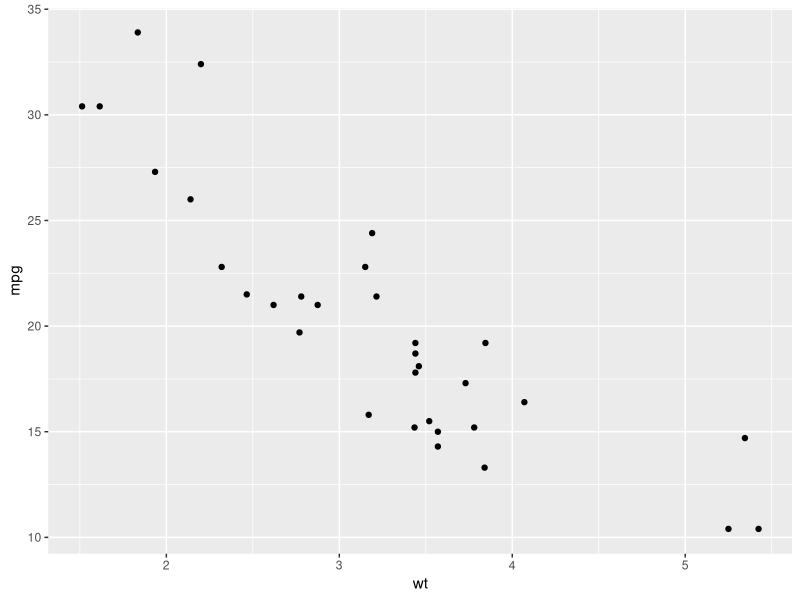
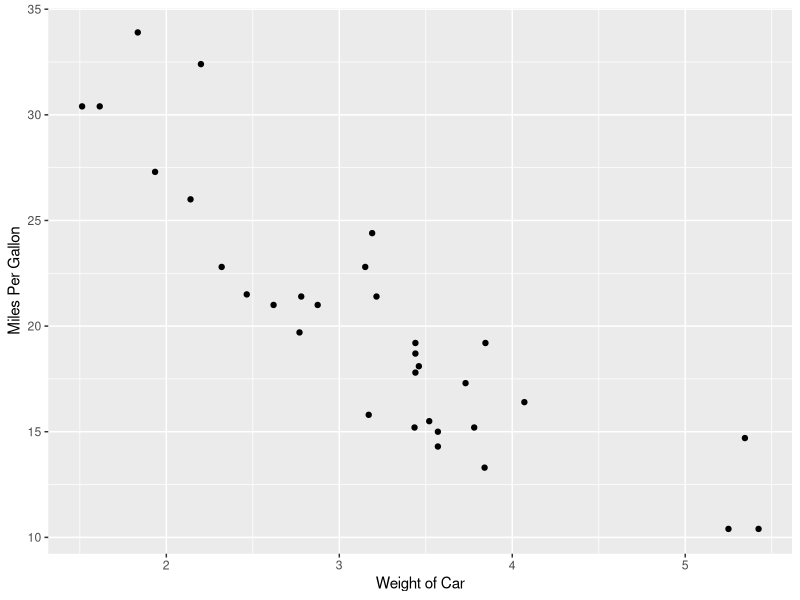

The R script that drew these images, in order:
#1.Perform the following tasks:
#  (a) Import mtcars dataset.
#  (b) Visualize your data using scatter plots
#  (c) Compute the Correlation between mpg and wt variables.

mtcars
head(mtcars)
library(ggplot2)
#Creating a Basic Scatterplot
ggplot(mtcars, aes(wt, y=mpg)) + geom_point()
#Add names to x and y axis
ggplot(mtcars, aes(x=wt, y=mpg)) + geom_point() + scale_x_continuous("Weight of Car") + scale_y_continuous("Miles Per Gallon")

#Caluclate the correlation coefficient
cor(mtcars$wt, mtcars$mpg)
